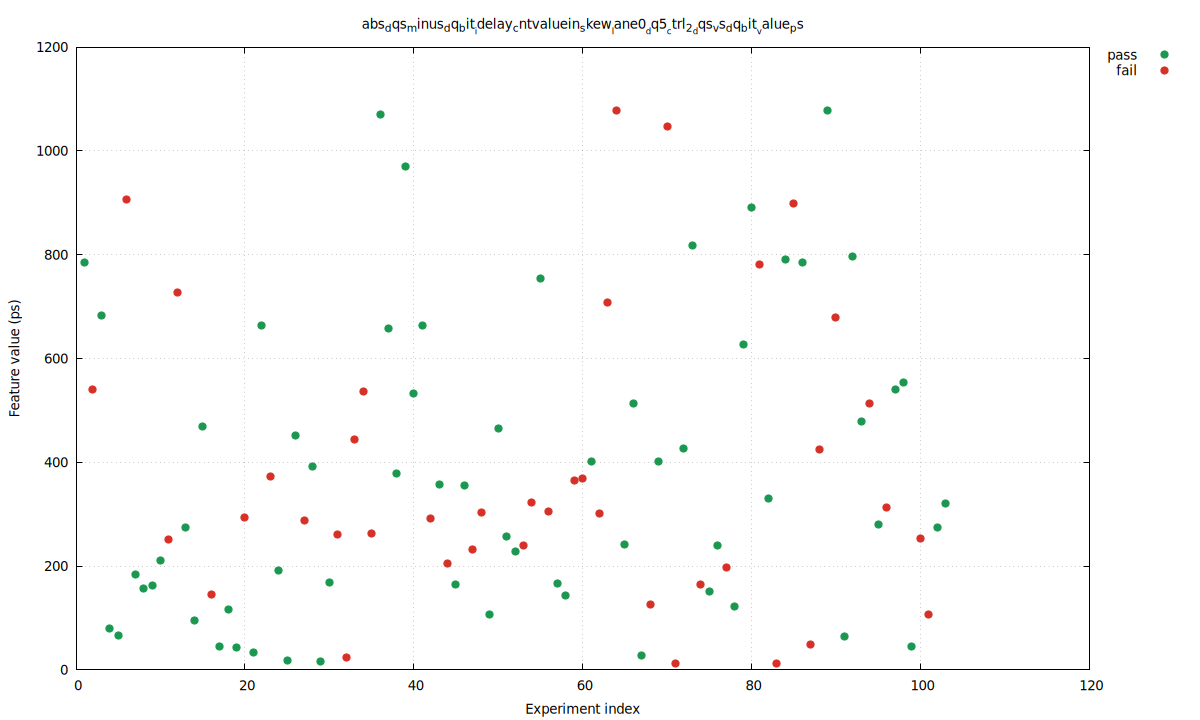

The gnuplot source for this figure:
set terminal pngcairo size 1200,720 enhanced font 'DejaVu Sans,10'
set output 'baseline_seed_1_30_skew_abs_dqs_minus_dq_bit_idelay_cntvaluein_skew_lane0_dq5_ctrl_2_dqs_vs_dq_bit_value_ps.png'
set datafile separator comma
set key outside right top
set grid
set xlabel 'Experiment index'
set ylabel 'Feature value (ps)'
set title 'abs_dqs_minus_dq_bit__idelay_cntvaluein_skew__lane0__dq5__ctrl_2__dqs_vs_dq_bit__value_ps'
plot \
  'baseline_seed_1_30_skew_abs_dqs_minus_dq_bit_idelay_cntvaluein_skew_lane0_dq5_ctrl_2_dqs_vs_dq_bit_value_ps.dat' using 1:4 with points pt 7 ps 1.2 lc rgb '#1a9850' title 'pass', \
  'baseline_seed_1_30_skew_abs_dqs_minus_dq_bit_idelay_cntvaluein_skew_lane0_dq5_ctrl_2_dqs_vs_dq_bit_value_ps.dat' using 1:5 with points pt 7 ps 1.2 lc rgb '#d73027' title 'fail'
